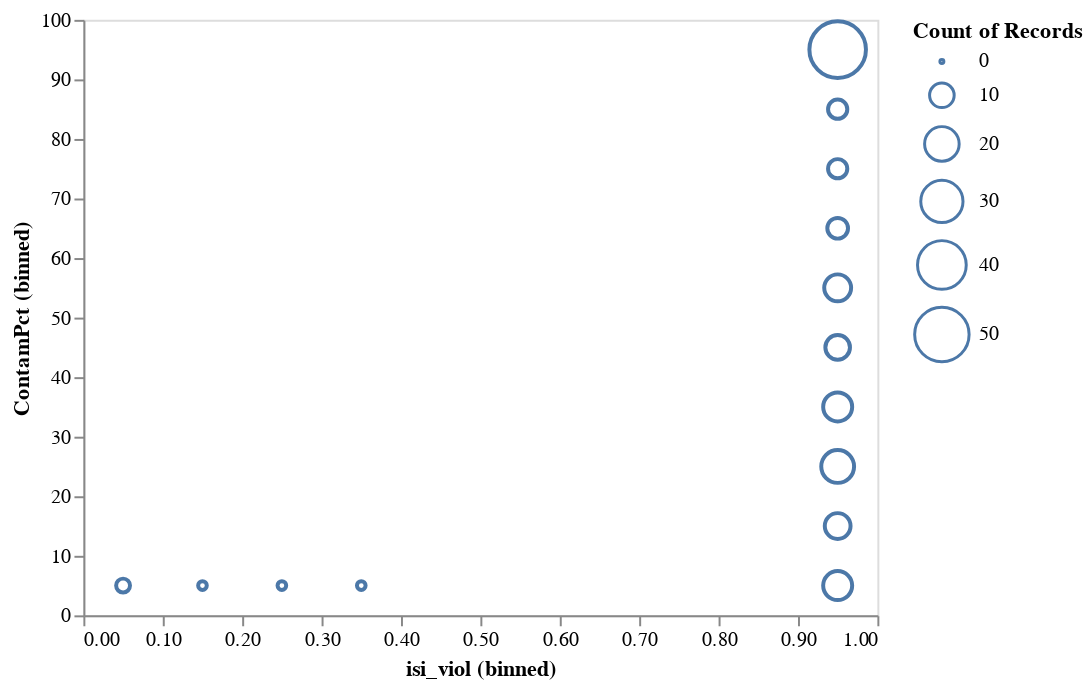

The notebook cell saved with this chart:
### Code cell
alt.Chart(
    df_2[df_2['fr'] >= 0.5]
).mark_point().encode(
    x = alt.X('isi_viol', bin=alt.Bin(maxbins=10)),
    y = alt.Y('ContamPct', bin=alt.Bin(maxbins=10)),
    size='count()'
)

### Figure 1 — Vega-Lite specification as saved in the notebook (floating-point values rounded to 4 significant figures; data arrays with more than 128 entries replaced by an {"elided": "..."} marker saying what was removed)
{"config": {"view": {"continuousWidth": 400, "continuousHeight": 300}}, "data": {"name": "data-851b31ecbf12e90c03e4ea8ce1a63324"}, "mark": "point", "encoding": {"size": {"type": "quantitative", "aggregate": "count"}, "x": {"type": "quantitative", "bin": {"maxbins": 10}, "field": "isi_viol"}, "y": {"type": "quantitative", "bin": {"maxbins": 10}, "field": "ContamPct"}}, "$schema": "https://vega.github.io/schema/vega-lite/v4.8.1.json", "datasets": {"data-851b31ecbf12e90c03e4ea8ce1a63324": {"elided": "158 records"}}}
